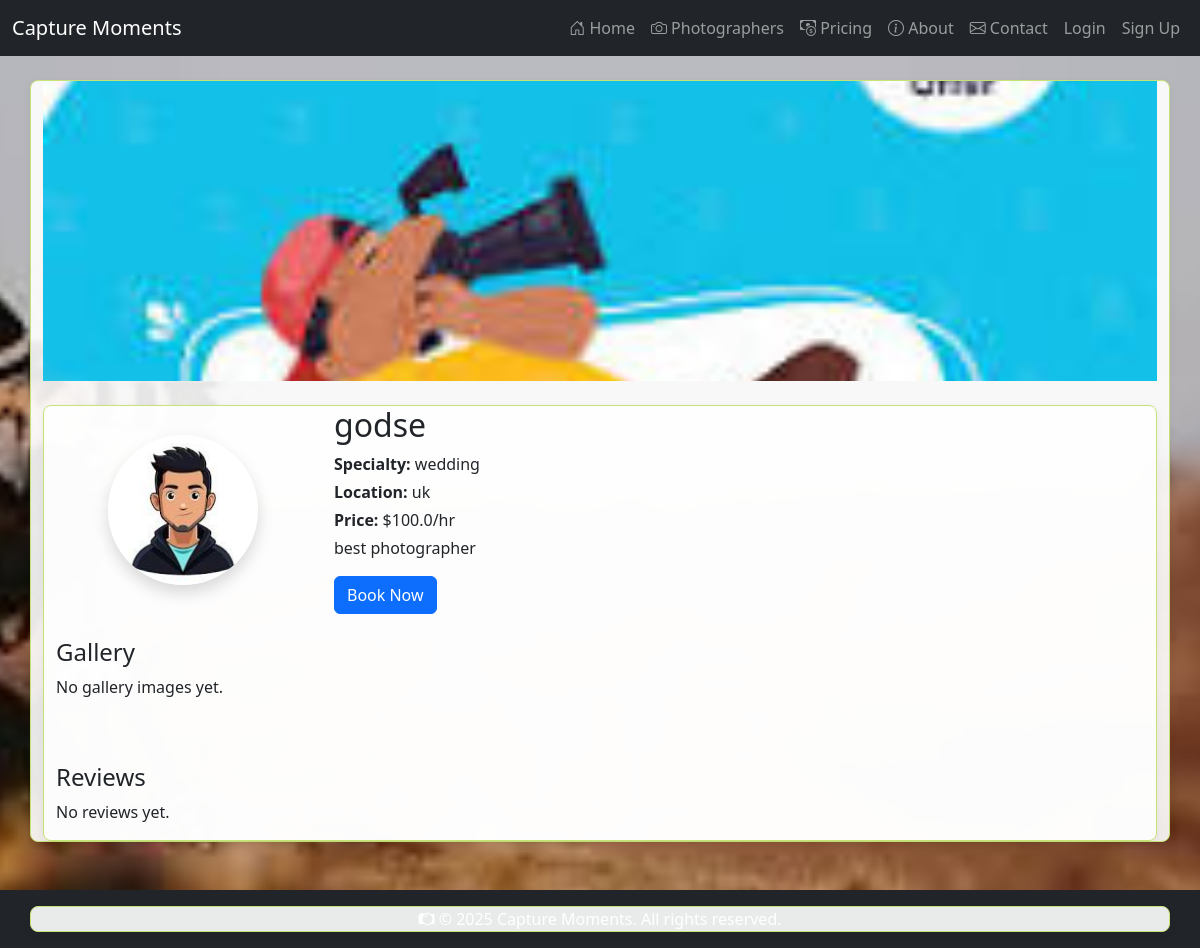
The app's page /profile/1 with its own data.
### app.py (models this page shows)
class Photographer(db.Model):
    id = db.Column(db.Integer, primary_key=True)
    user_id = db.Column(db.Integer, db.ForeignKey('user.id'), nullable=False)
    name = db.Column(db.String(120), nullable=False)
    bio = db.Column(db.Text)
    specialty = db.Column(db.String(120))
    price_per_hour = db.Column(db.Float, nullable=False)
    location = db.Column(db.String(120))
    bookings = db.relationship('Booking', backref='photographer', lazy=True)
    reviews = db.relationship('Review', backref='photographer', lazy=True)
    profile_image = db.Column(db.String(256), nullable=True)

### app.py (the view)
@app.route('/profile/<int:photographer_id>')
def profile(photographer_id):
    photographer = Photographer.query.get_or_404(photographer_id)
    return render_template('profile.html', photographer=photographer)

### app.py (called while the page is built)
@app.context_processor
def inject_current_year():
    from datetime import datetime
    return {'current_year': datetime.now().year}

### templates/profile.html (shortened to what this page needs)
{% extends 'base.html' %}
{% block content %}
<section class="profile-banner mb-4">
    <img src="{{ url_for('static', filename='img/profile_banner.jpg') }}" class="img-fluid w-100" alt="Profile Banner" style="max-height:300px; object-fit:cover;">
</section>
<section class="container">
    <div class="row align-items-center mb-4">
        <div class="col-md-3 text-center">
            <img src="{{ url_for('static', filename='img/avatar_default.png') }}" class="rounded-circle shadow" alt="Avatar" width="150" height="150">
        </div>
        <div class="col-md-9">
            <h2>{{ photographer.name }}</h2>
            <p class="mb-1"><strong>Specialty:</strong> {{ photographer.specialty }}</p>
            <p class="mb-1"><strong>Location:</strong> {{ photographer.location }}</p>
            <p class="mb-1"><strong>Price:</strong> ${{ photographer.price_per_hour }}/hr</p>
            <p>{{ photographer.bio }}</p>
            <a href="{{ url_for('booking', photographer_id=photographer.id) }}" class="btn btn-primary">Book Now</a>
        </div>
    </div>
    <div class="row mb-5">
        <div class="col-12">
            <h4>Gallery</h4>
            <div class="row g-2">
                {% for image in photographer.gallery_images %}
                <div class="col-6 col-md-3">
                    <img src="{{ url_for('static', filename='img/' + image) }}" class="img-fluid rounded shadow-sm" alt="Gallery Image">
                </div>
                {% else %}
                <div class="col-12">
                    <p>No gallery images yet.</p>
                </div>
                {% endfor %}
            </div>
        </div>
    </div>
    <div class="row">
        <div class="col-12">
            <h4>Reviews</h4>
            {% for review in photographer.reviews %}
            <div class="card mb-3">
                <div class="card-body">
                    <div class="d-flex align-items-center mb-2">
                        <img src="{{ url_for('static', filename='img/avatar_default.png') }}" class="rounded-circle me-2" width="40" height="40" alt="User Avatar">
                        <strong>{{ review.user.username }}</strong>
                        <span class="ms-3 text-warning">{% for i in range(review.rating) %}<i class="bi bi-star-fill"></i>{% endfor %}</span>
                    </div>
                    <p class="mb-1">{{ review.comment }}</p>
                    <small class="text-muted">{{ review.created_at.strftime('%b %d, %Y') }}</small>
                </div>
            </div>
            {% else %}
            <p>No reviews yet.</p>
            {% endfor %}
        </div>
    </div>
</section>
{% endblock %}

### static/css/styles.css (style rules this page uses)
:root { --primary: #bfff00; --primary-dark: #4b5e06; --secondary: #f3f3f3; --accent: #d4ff37; --text: #222; --text-light: #f3f3f3; --card-bg: rgba(255,255,255,0.90); --card-border: #c6e377; --danger: #e74c3c; --success: #27ae60; --warning: #f39c12; }
body { background-image: url('../img/background.jpg'); background-size: cover; background-repeat: no-repeat; background-attachment: fixed; background-position: center; color: var(--text); min-height: 100vh; }
.card, .container, .form-box { background: var(--card-bg); border: 1px solid var(--card-border); border-radius: 8px; box-shadow: 0 2px 8px rgba(0,0,0,0.05); }
.btn, button, input[type="submit"] { background: var(--primary); color: var(--text-light); border: none; border-radius: 4px; padding: 0.5em 1.2em; cursor: pointer; transition: background 0.2s; }
a { color: var(--primary); text-decoration: none; }

### records on screen
Photographer: name "godse", specialty "wedding", location "uk", price_per_hour "100.0", bio "best photographer"
